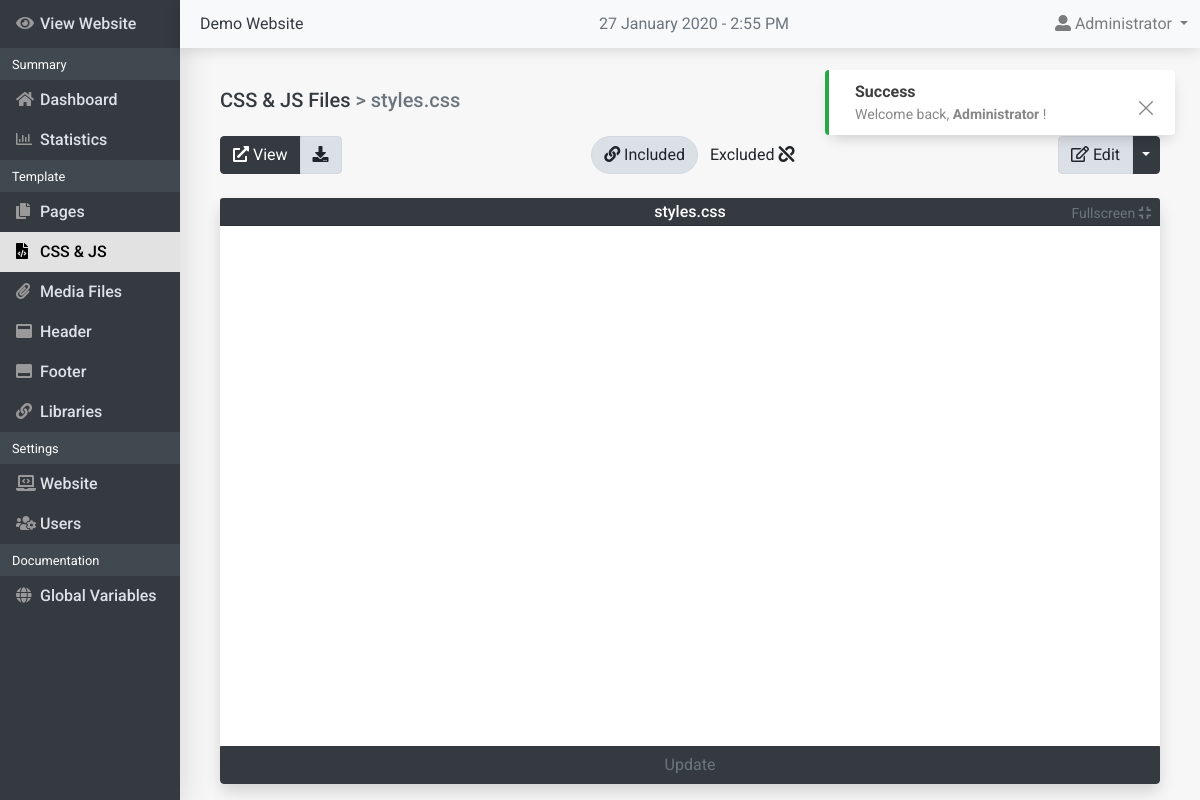
Screenshot of /cms-admin/edit-file?id=14 (signed in) with the database file from the repository.
### tables this page shows
CREATE TABLE `users` (
  `username` varchar(255) NOT NULL,
  `password` varchar(255) NOT NULL,
  `id` int(10) NOT NULL,
  `fullname` varchar(20) NOT NULL,
  `email` varchar(255) NOT NULL,
  `type` tinyint(4) NOT NULL,
  `last_activity` varchar(50) DEFAULT NULL
);

CREATE TABLE `files` (
  `id` int(11) NOT NULL,
  `name` varchar(50) NOT NULL,
  `created` varchar(25) NOT NULL,
  `modified` varchar(50) NOT NULL,
  `status` tinyint(1) NOT NULL,
  `type` varchar(10) NOT NULL,
  `author` varchar(50) NOT NULL
);

### cms-admin/engine/globals.php (called while the page is built, shortened)
<?php
if (LOGGED_IN) {
    $user_info_result = $conn->query("SELECT * FROM users WHERE id=".USER_ID);
    $user_info = $user_info_result->fetch_object();
}
?>

### cms-admin/engine/init.php (called while the page is built, shortened)
<?php
require_once 'database/db.php';
require 'globals.php';
require 'functions.php';
?>

### cms-admin/template/pages/edit-file.php (the view, shortened to what this page needs)
<?php
$page_ID = $_GET['id'];
$file_result = $conn->query("SELECT * FROM files WHERE id = $page_ID");
$file = $file_result->fetch_object();
($file->status) ? $included = 'btn-light active'. $excluded=NULL : $excluded='btn-light active'.$included=NULL;
$file_path = "../template/assets/$file->type/$file->name.$file->type";
?>
<h5 class="mb-4 text-secondary">
    <a class="text-dark" href="css-js-files">CSS & JS Files</a> > <?php echo $file->name . "." . $file->type ?>
</h5>
<div class="d-flex flex-column">
    <div class="page-actions d-flex justify-content-between">
        <div class="btn-group">
            <a href="<?php echo $file_path ?>" target="_blank" class="btn btn-dark"><i class="fas fa-external-link-alt"></i> View</a>
            <a href="<?php echo $file_path ?>" download data-toggle="tooltip" title="Download" class="btn btn-light active"><i class="fas fa-download"></i></a>
        </div>
        <div class="d-flex flex-column text-center">
            <div class="btn-group">
                <button style="border-radius: 2rem;" class="btn visible update_page_status <?php echo $included ?>">
                    <i class="fas fa-link"></i> Included
                </button>
                <button style="border-radius: 2rem;" class="btn hidden update_page_status <?php echo $excluded ?>">
                    Excluded <i class="fas fa-unlink"></i>
                </button>
            </div>
        </div>
        <div class="btn-group">
            <button type="button" data-toggle="modal" data-target="#edit_file_modal" class="btn btn-light active"><i class="far fa-edit"></i> Edit</button>
            <button type="button" class="btn btn-dark dropdown-toggle dropdown-toggle-split" data-toggle="dropdown">
            </button>
        </div>
    </div>
    <div class="mt-4">
        <div class="card">
            <div class="card-header bg-dark text-white p-1">
                <h6 class="text-center m-0"><?php echo $file->name. "." .$file->type ?></h6>
                <button id="toggle_editor_fullscreen" class="btn btn-sm pr-2 text-muted">
                    Fullscreen
                    <i class="fas fa-compress"></i>
                </button>
            </div>
            <div id="current_fileEditor" class="editor"></div>
            <xmp id="fileVal" name="file_value" class="d-none"><?php readfile($file_path); ?></xmp>
            <button id="update_file" onclick="updateEditor('<?php echo $file->name ?>')" class="btn btn-dark border-top-radius-0">Update</button>
        </div>
    </div>
</div>

### cms-admin/template/inc/navbar.php (shortened to what this page needs)
<nav class="navbar top-navbar navbar-expand fixed-top navbar-light bg-light p-1">
    <a class="website-title" href="./">
        <?php echo WEBSITE_TITLE; ?>
    </a>
    <div class="date_now"><?php echo date("j F Y - g:i A" ); ?></div>
    <ul class="navbar-nav ml-auto">
        <li class="nav-item dropdown">
            <a href="#" class="nav-link dropdown-toggle" data-toggle="dropdown" aria-haspopup="true" aria-expanded="false">
                <i class="fas fa-user-alt"></i>
                <span class="logged-user"><?php echo $user_info->fullname ?><span>
            </a>
        </li>
    </ul>
</nav>
<nav class="sidebar">
    <ul class="nav flex-column">
        <li class="view-website">
            <a class="nav-link" title="View Website" target="_blank" href="../">
                <i class="fas fa-eye feather"></i>
                <span>View Website</span>
            </a>
        </li>
        <li class="nav-category">
            <small class="m-2">Summary</small>
        </li>
        <li>
            <a class="nav-link" title="Dashboard" href="dashboard">
                <i class="fas fa-home feather"></i>
                <span>Dashboard</span>
            </a>
        </li>
        <li>
            <a class="nav-link" title="Statistics" href="statistics">
                <i class="far fa-chart-bar feather"></i>
                <span>Statistics</span>
            </a>
        </li>
        <li class="nav-category">
            <small class="m-2">Template</small>
        </li>
        <li>
            <a class="nav-link" title="Pages" href="pages">
                <i class="fas fa fa-copy feather"></i>
                <span>Pages</span>
            </a>
        </li>
        <li>
            <a class="nav-link" title="CSS & JS" href="css-js-files">
                <i class="fas fa-file-code feather"></i>
                <span>CSS & JS</span>
            </a>
        </li>
        <li>
            <a class="nav-link" title="Media files" href="media-files">
                <i class="fas fa-paperclip feather"></i>
                <span>Media Files</span>
            </a>
        </li>
        <li>
            <a class="nav-link" title="Header" href="header-edit">
                <i class="fas fa-window-maximize feather"></i>
                <span>Header</span>
            </a>
        </li>
        <li>
            <a class="nav-link" title="Footer" href="footer-edit">
                  <i class="fas fa-window-maximize fa-flip-vertical feather"></i>
                <span>Footer</span>
            </a>
        </li>
        <li>
            <a class="nav-link" title="CSS & JS Libraries" href="libraries">
                <i class="fas fa-link feather"></i>
                <span>Libraries</span>
            </a>
        </li>
        <li class="nav-category">
            <small class="m-2">Settings</small>
        </li>
        <li>
            <a class="nav-link" title="Website" href="website-settings">
                <i class="fas fa-laptop-code feather"></i>
                <span>Website</span>
            </a>
        </li>
        <li>
            <a class="nav-link" title="Users" href="user-settings">
                <i class="fas fa-users-cog feather"></i>
                <span>Users</span>
            </a>
        </li>
        <li class="nav-category">
            <small class="m-2">Documentation</small>
        </li>
        <li>
            <a class="nav-link" title="Global Variables" href="global-variables">
                <i class="fas fa-globe feather"></i>
                <span>Global Variables</span>
            </a>
        </li>
    </ul>
</nav>

### cms-admin/template/assets/css/style.css (style rules this page uses)
html { height: 100%; overflow: hidden; }
body { height: 100%; font-family: 'Roboto', sans-serif; margin: 0; overflow: hidden; }
a { color: #005dc1; }
.editor { height: 65vh; }
#toggle_editor_fullscreen { position: absolute; right: 0; top: 0; }
#update_page, #update_file, #update_404, #update_navbar, #update_footer, #update_maintenance { color: #6c757d!important; }
.date_now { display: flex; justify-content: center; width: 100%; position: absolute; color: #6c757d; z-index: -1; }
.card { border-radius: .50rem !important; box-shadow: 0 .5rem 1rem rgba(0, 0, 0, .15) !important; border: 0 !important; }
.border-top-radius-0 { border-top-left-radius: 0; border-top-right-radius: 0; }
.top-navbar { margin-left: 180px; box-shadow: 0 .1rem 1rem rgba(0,0,0,.15); transition: all 0.1s ease-out; }
.view-website { height: 48px; display: flex; align-items: center; }
.website-title { color: #343a40!important; text-decoration: none!important; margin-left: 1rem; }
.sidebar { position: fixed; top: 0; bottom: 0; left: 0; z-index: 100; box-shadow: 0 .5rem 2rem rgba(0, 0, 0, .15); max-width: 180px; width: 100%; background-color: #343a40; overflow-y: scroll; overflow-x: hidden; transition: all 0.1s ease-out; -webkit-overflow-scrolling: touch; }
.feather { width: 16px; height: 16px; }
.sidebar .nav-link { font-weight: 500; color: #dee2e6; }
.sidebar .nav-link .feather { margin-right: 4px; color: #999; }
.sidebar .nav-link.active { color: black; background-color: #e2e2e2; }
.sidebar .nav-link:hover .feather, .sidebar .nav-link.active .feather { color: inherit; }
.nav-category { background-color: #404850; color: #fff; padding: .25rem; }

### rows the page displays
users: fullname "Administrator"
files: name "styles", type "css"

### other values shown
$type "Success"
$message "Welcome back, Administrator !"
WEBSITE_TITLE "Demo Website"
